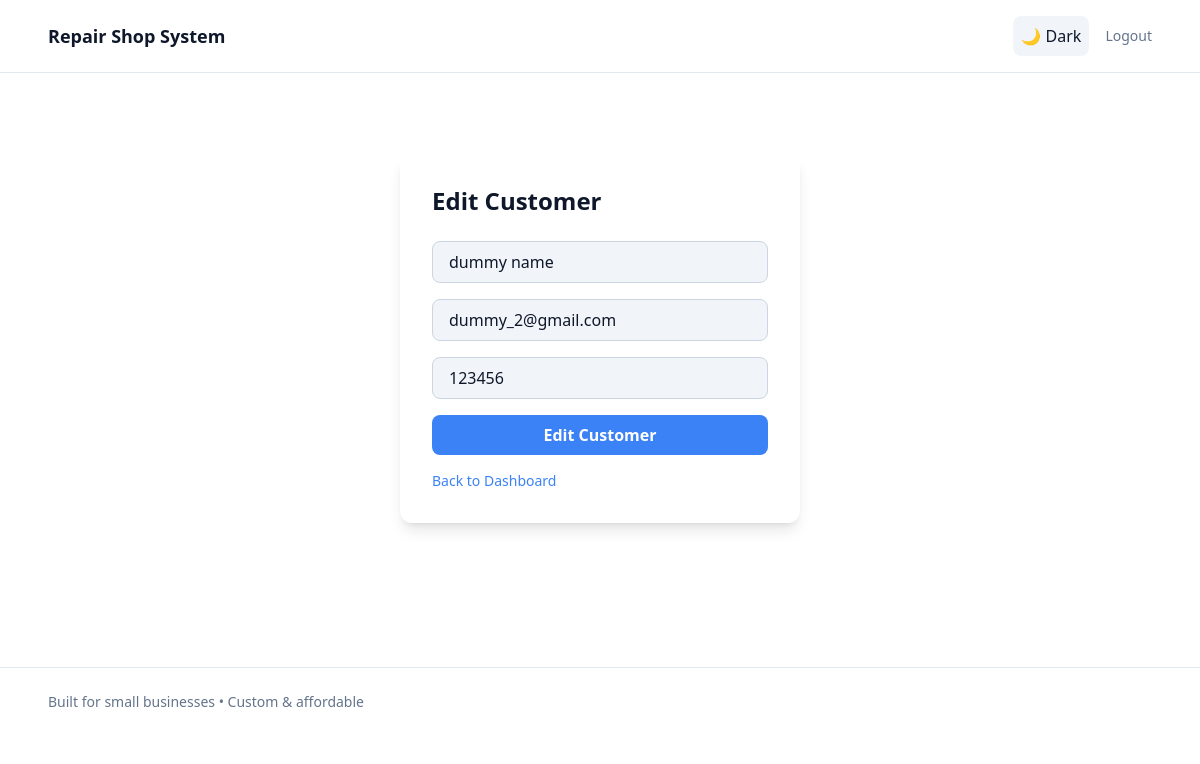
/customer/edit/2 (signed in), run on the app's committed database.
### app/models.py (models this page shows)
class Customer(db.Model):
    id = db.Column(db.Integer, primary_key=True)
    name = db.Column(db.String(100), nullable=False)
    email = db.Column(db.String(120), unique=True, nullable=True)
    phone = db.Column(db.String(20), nullable=False)
    created_at = db.Column(db.DateTime, server_default=db.func.now())

### app/routes/customer.py (the view, shortened to what this page needs)
@customer_bp.route("/edit/<int:id>", methods=["GET", "POST"])
def edit_customer(id):
    if "user_id" not in session:
        return redirect(url_for("auth.login"))
    customer = Customer.query.get_or_404(id)
    return render_template("customer_form.html", action="Edit", customer=customer)

### app/templates/customer_form.html
{% extends "base.html" %}
{% block content %}
<section class="max-w-md mx-auto px-6 py-20">
    <div class="bg-white dark:bg-slate-900 shadow-lg rounded-xl p-8 transition-colors duration-300">
        <h2 class="text-2xl font-bold text-slate-900 dark:text-slate-100 mb-6">
            {{ action }} Customer
        </h2>
        <form method="post" class="space-y-4">
            <input name="name" placeholder="Name" required
                   value="{{ customer.name if customer else '' }}"
                   class="w-full px-4 py-2 rounded-lg border border-slate-300 dark:border-slate-700
                          bg-slate-100 dark:bg-slate-800 text-slate-900 dark:text-slate-100
                          focus:outline-none focus:ring-2 focus:ring-blue-400 transition-colors duration-200">
            <input name="email" placeholder="Email" type="email"
                   value="{{ customer.email if customer else '' }}"
                   class="w-full px-4 py-2 rounded-lg border border-slate-300 dark:border-slate-700
                          bg-slate-100 dark:bg-slate-800 text-slate-900 dark:text-slate-100
                          focus:outline-none focus:ring-2 focus:ring-blue-400 transition-colors duration-200">
            <input name="phone" placeholder="Phone"
                   value="{{ customer.phone if customer else '' }}"
                   class="w-full px-4 py-2 rounded-lg border border-slate-300 dark:border-slate-700
                          bg-slate-100 dark:bg-slate-800 text-slate-900 dark:text-slate-100
                          focus:outline-none focus:ring-2 focus:ring-blue-400 transition-colors duration-200">
            <button class="w-full bg-blue-500 hover:bg-blue-600 dark:bg-blue-600 dark:hover:bg-blue-500
                           text-white font-semibold py-2 rounded-lg transition-colors duration-200">
                {{ action }} Customer
            </button>
        </form>
        <p class="mt-4 text-sm text-slate-600 dark:text-slate-400">
            <a href="{{ url_for('main.dashboard') }}" class="text-blue-500 dark:text-blue-400 hover:underline">
                Back to Dashboard
            </a>
        </p>
    </div>
</section>
{% endblock %}

### data on the page
Customer: name "dummy name", email "dummy_2@gmail.com", phone "123456"

### other printed values
{{ action }} "Edit"
